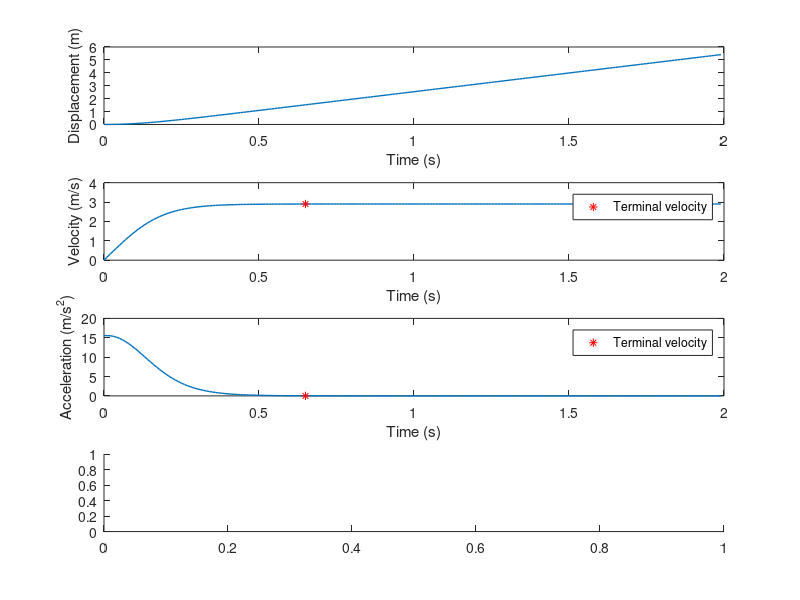

The MATLAB script that drew this image:

g = 9.81;                   %gravity
mass = 2;                   %we assume weight is 2 kg
vol = 4;                    %we assume volume is 4 m^3
rho = 1.293;                %air density at sea level
D = 3.7;                    %0.5*0.9*rho*(area/2);
Fb = vol*rho*g;             %lifting force

%wind
%w0 = 7;
%q = 10;

%Euler-Cromer method
time=2;                     %time interval
dt=.01;                     %time-step, delta t

%decides how many rows will be in each matrix based on delta t
n = ceil(time/dt);


a0 = zeros(n,1);

%create and set matrices to n rows and 1 column
y = zeros(n,1);             %y(position)
v = zeros(n,1);             %v(velocity)
a = zeros(n,1);             %a(acceleration)
%ax = zeros(n,1);            %acceleration on x
%w = zeros(n,1);             %wind
%vx = zeros(n,1);            %velocity on x
t = zeros(n,1);             %t(time)

%set initial conditions
a(1) = Fb/mass-g-(D/mass)*abs(v(1))*v(1);   %set acceleration on y
%ax(1) = (D/mass)*abs(vx(1))*vx(1);          %set acceleration on x
%w(1) = 5;                                  %initial wind velocity m/s
a0(1) = Fb/mass;

for i = 1:n-1
    v(i+1) = v(i) + a(i)*dt;                        %integral of acceleration
    y(i+1) = y(i) + v(i)*dt;                        %integral of velocity
    a(i+1) = Fb/mass-g-(D/mass)*abs(v(i))*v(i);     %acceleration with drag
    %ax(i+1)= (D/mass)*abs(vx(i))*vx(i);            %acceleration on x-axis
    %w(i+1) = w0*(1-exp(-y(i)/q));                  %wind speed based on height
    %vx(i+1) = vx(i) + ax(i)*dt;                    %velocity on x-axis
    t(i+1) = t(i) + dt;                             %set time for each i
end

%plot displacement over time
subplot(4,1,1)
plot(t,y,'LineWidth',1)
xlabel('Time (s)')
ylabel('Displacement (m)')

%plot velocity over time
subplot(4,1,2)
plot(t,v,'LineWidth',1)
%set y-axis limit to 4, makes it easier to read graph
ylim([0 4])
xlabel('Time (s)')
ylabel('Velocity (m/s)')
%point when acceleration is close enough to 0 = terminal velocity
hold on
tv = plot(0.65,2.90001,'r*');
legend(tv,'Terminal velocity')
hold off

%plot acceleration over time
subplot(4,1,3)
plot(t,a,'LineWidth',1)
%set y-axis limit to 20, makes it easier to read graph
ylim([0 20])
xlabel('Time (s)')
ylabel('Acceleration (m/s^2)')
hold on
tv = plot(0.65,0,'r*');
legend(tv,'Terminal velocity')
hold off

subplot(4,1,4)
%plot(t,a0)
%xlabel('Time (s)')
%ylabel('Acceleration (m/s)^2')